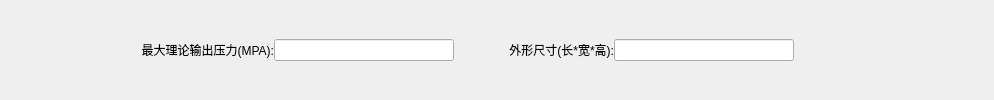
        <widget class="QWidget" name="widget_6" native="true">
         <layout class="QHBoxLayout" name="horizontalLayout_6">
          <property name="spacing">
           <number>0</number>
          </property>
          <property name="leftMargin">
           <number>0</number>
          </property>
          <property name="topMargin">
           <number>0</number>
          </property>
          <property name="rightMargin">
           <number>0</number>
          </property>
          <property name="bottomMargin">
           <number>0</number>
          </property>
          <item>
           <spacer name="horizontalSpacer">
            <property name="orientation">
             <enum>Qt::Horizontal</enum>
            </property>
            <property name="sizeType">
             <enum>QSizePolicy::Minimum</enum>
            </property>
            <property name="sizeHint" stdset="0">
             <size>
              <width>114</width>
              <height>20</height>
             </size>
            </property>
           </spacer>
          </item>
          <item>
           <widget class="QLabel" name="label_20">
            <property name="minimumSize">
             <size>
              <width>160</width>
              <height>0</height>
             </size>
            </property>
            <property name="maximumSize">
             <size>
              <width>160</width>
              <height>16777215</height>
             </size>
            </property>
            <property name="text">
             <string>最大理论输出压力(MPA):</string>
            </property>
            <property name="alignment">
             <set>Qt::AlignRight|Qt::AlignTrailing|Qt::AlignVCenter</set>
            </property>
           </widget>
          </item>
          <item>
           <widget class="QLineEdit" name="maxOutputPressureLE">
            <property name="minimumSize">
             <size>
              <width>180</width>
              <height>0</height>
             </size>
            </property>
            <property name="maximumSize">
             <size>
              <width>180</width>
              <height>16777215</height>
             </size>
            </property>
           </widget>
          </item>
          <item>
           <widget class="QLabel" name="label_19">
            <property name="minimumSize">
             <size>
              <width>160</width>
              <height>0</height>
             </size>
            </property>
            <property name="maximumSize">
             <size>
              <width>160</width>
              <height>16777215</height>
             </size>
            </property>
            <property name="text">
             <string>外形尺寸(长*宽*高):</string>
            </property>
            <property name="alignment">
             <set>Qt::AlignRight|Qt::AlignTrailing|Qt::AlignVCenter</set>
            </property>
           </widget>
          </item>
          <item>
           <widget class="QLineEdit" name="dimensionsLE">
            <property name="minimumSize">
             <size>
              <width>180</width>
              <height>0</height>
             </size>
            </property>
            <property name="maximumSize">
             <size>
              <width>180</width>
              <height>16777215</height>
             </size>
            </property>
           </widget>
          </item>
          <item>
           <spacer name="horizontalSpacer_4">
            <property name="orientation">
             <enum>Qt::Horizontal</enum>
            </property>
            <property name="sizeType">
             <enum>QSizePolicy::Maximum</enum>
            </property>
            <property name="sizeHint" stdset="0">
             <size>
              <width>200</width>
              <height>20</height>
             </size>
            </property>
           </spacer>
          </item>
         </layout>
        </widget>
